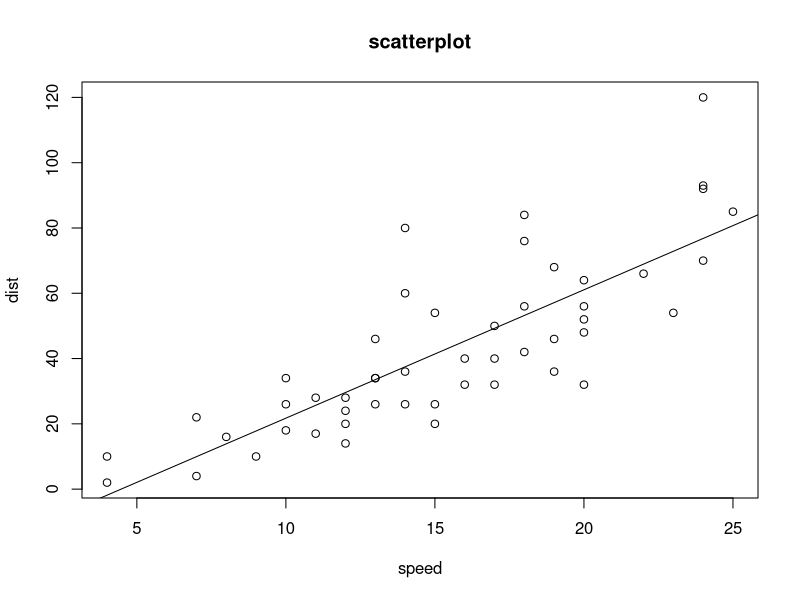
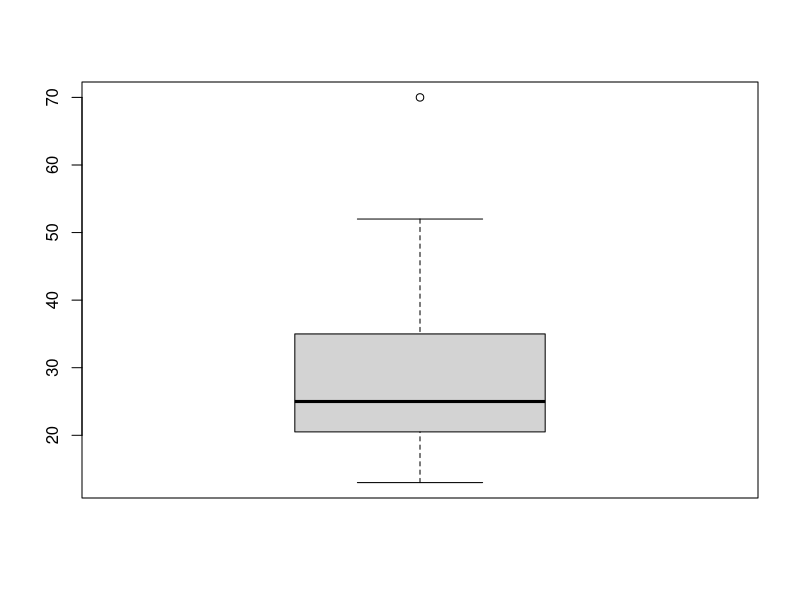
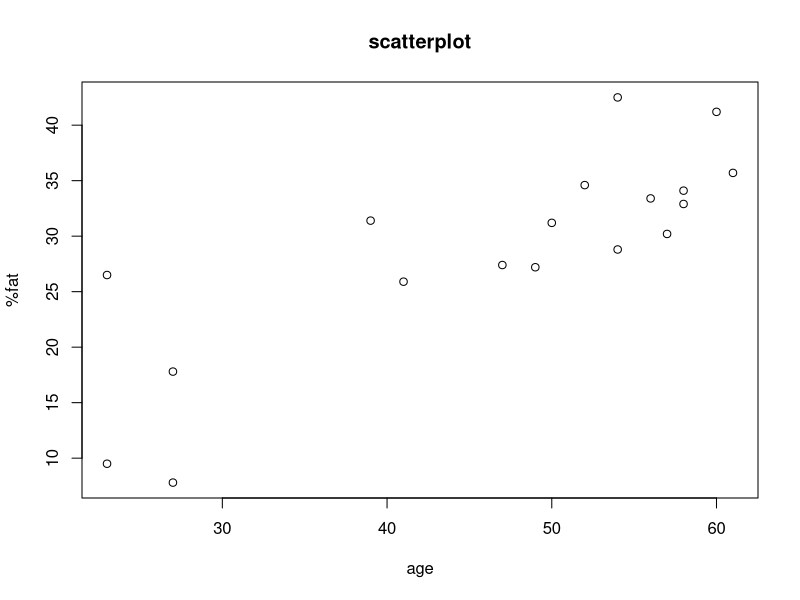
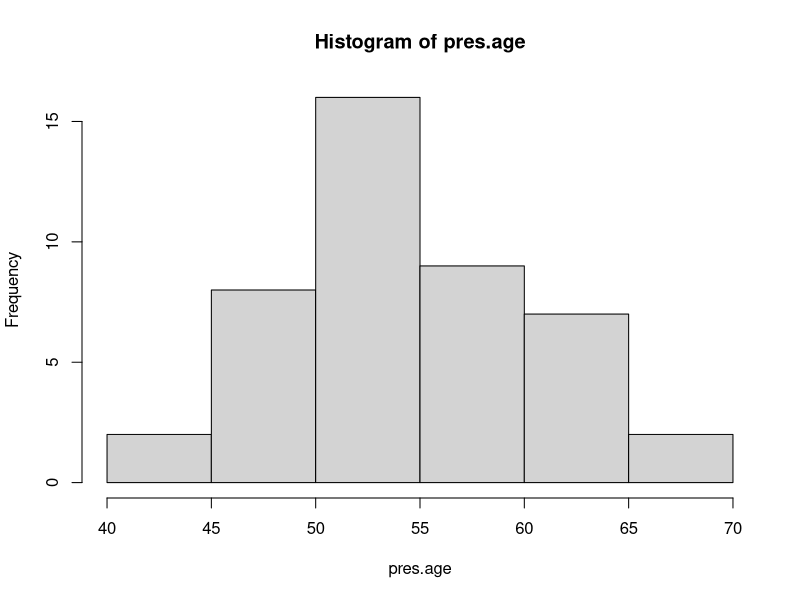
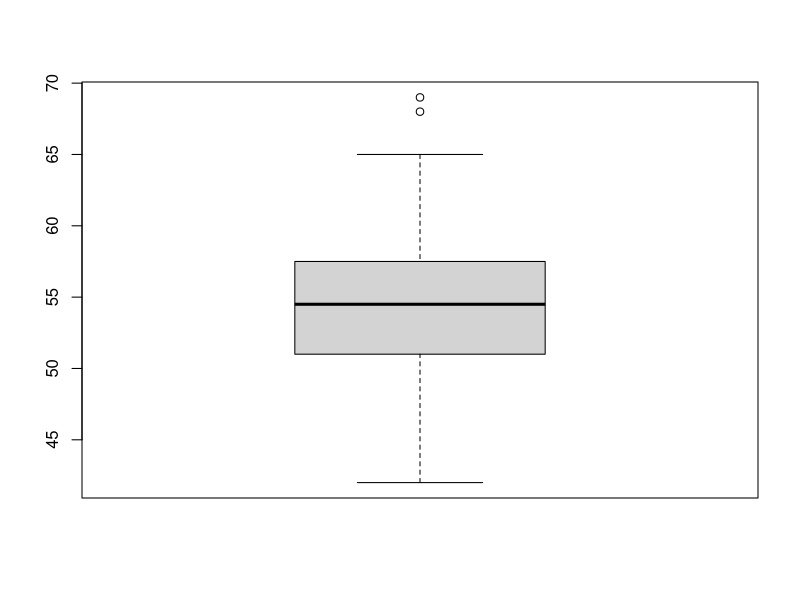

Write the R code that produced these figures, in order.

#Exercise 1.1

color = c('red', 'blue', 'orange', 'black')
colors = factor(color)
pattern <- sample(colors, 500, replace = TRUE)
pattern1 <- data.frame(pattern)
pattern2 <- matrix(pattern)


colors1 <- list('red', 'blue', 'orange', 'black')
patternl <- sample(colors1, 500, replace = TRUE)


#Exercise 1.2

data("cars")
cars2 <- cars
colnames(cars2) <- c("m/s", "m")
figure <- plot(cars2$`m/s`, cars2$m, main="scatterplot",xlab="speed", ylab="dist") + abline(lm(cars2$m~cars2$`m/s`))
cars$dist2 <- 3.6*cars$dist

#Exercise 1.3
age <- c(13, 15, 16, 16, 19, 20, 20, 21, 22, 22, 25, 25, 25, 25, 30, 33, 33, 35, 35, 35, 35, 36, 40, 45, 46, 52, 70)
mean(age) #29.96296
# Create the function.
getmode <- function(v) {
  uniqv <- unique(v)
  uniqv[which.max(tabulate(match(v, uniqv)))]
}

mode <- getmode(age)
midrange <- (max(age) + min(age))/2

summary(age)
quantile(age)
boxplot(age)

#Exercise 1.4

age_adults <- c(23, 23, 27, 27, 39, 41, 47, 49, 50, 52, 54, 54, 56, 57, 58, 58, 60, 61)
percent_fat <- c(9.5, 26.5, 7.8, 17.8, 31.4, 25.9, 27.4, 27.2, 31.2, 34.6, 42.5, 28.8, 33.4, 30.2, 34.1, 32.9, 41.2, 35.7)

hopital_test <- data.frame(age_adults, percent_fat)

mean(age_adults)
median(age_adults)
sd(age_adults)

mean(percent_fat)
median(percent_fat)
sd(percent_fat)

figure2 <- plot(hopital_test$age_adults, hopital_test$percent_fat, main="scatterplot",xlab="age", ylab="%fat")
cor(age_adults,percent_fat)


#Exercise 1.5
OutVals1 = boxplot(age, plot=FALSE)$out
OutVals2 = boxplot(cars2$`m/s`, plot=FALSE)$out
OutVals3 = boxplot(cars2$m, plot=FALSE)$out
OutVals4 = boxplot(iris$Sepal.Length, plot=FALSE)$out
OutVals5 = boxplot(iris$Sepal.Width, plot=FALSE)$out
OutVals6 = boxplot(iris$Petal.Length, plot=FALSE)$out
OutVals7 = boxplot(iris$Petal.Width, plot=FALSE)$out

#Exercise 1.6
pres.age <- c(57, 61, 57, 57, 58, 57, 61, 54, 68, 51, 49, 64, 50, 48, 65, 52, 56, 46, 54, 49, 51, 47, 55, 55, 54, 42, 51, 56, 55, 51, 54, 51, 60, 61, 43, 55, 56, 61, 52, 69, 64, 46, 54, 47)
hist(pres.age)
OutVals8 = boxplot(pres.age, plot=FALSE)$out
boxplot(pres.age)

#Exercise 1.7
years <- c(1992,1994,1998,2002,2006,2010)
locations <- c('Albertville','Lillehammer','Nagano','Salt Lake City','Torino','Vancouver')
number_of_disciplines <- c(57,61,68,78,84,86)
heads_of_state <- c('F. Mitterand','King Harald V','Emperor Akihito','President G.Bush', 'President C. Ciampi','Governor General M.Jean')

winter_og <- data.frame(years, locations, number_of_disciplines, heads_of_state)

sub_winter_og <- winter_og
